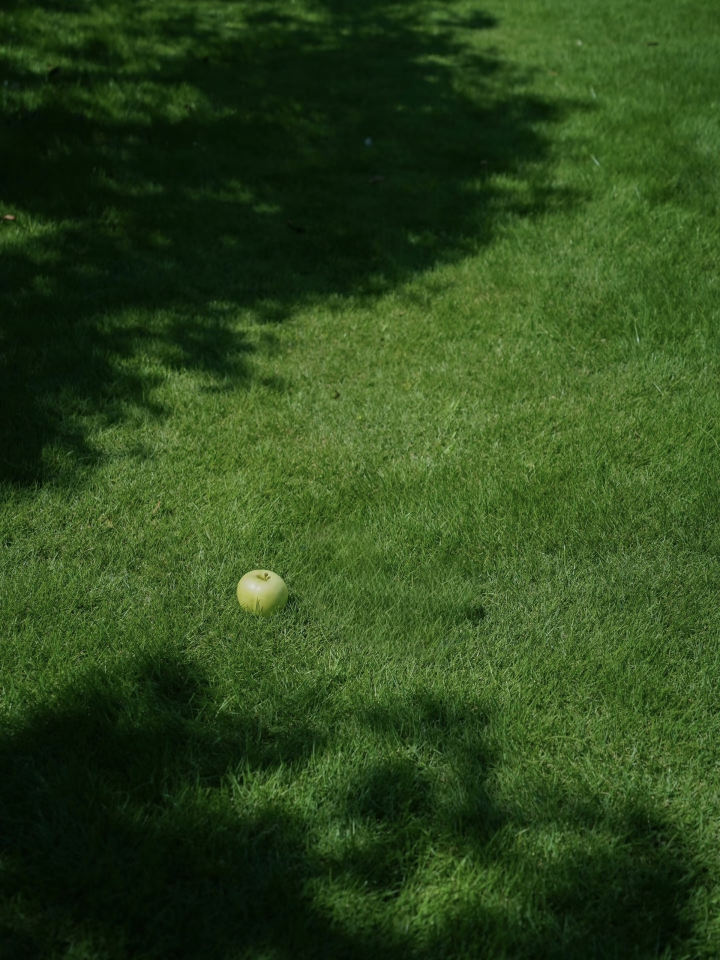
#> input picture 算法组/Week2/yuanjiaxin/yuanjiaxin/data/img1.jpg, 1440 x 1920 px, found by its file name (shown at 1/2 size)
$ python task3_color_detect.py
#> lines starting #> are read from the running program, lines starting #| are printed output that depends on the picture; after the words box and inside, x2 and y2 are one past the last pixel; in counts of white or black regions, pixels touching at a corner belong together
import numpy as np
import cv2 as cv

def detect_and_draw(img_name, lower_color, upper_color, min_area, out_prefix):
#> called with img_name = 'img1.jpg', lower_color = array of shape (3,), upper_color = array of shape (3,), min_area = 5000, out_prefix = 'img1'
    img = cv.imread(f"data/images/{img_name}")
#> img is the input picture: shape (1920, 1440, 3); mean B, G, R 27.6, 70.3, 44.9
    if img is None:
        print(f"{img_name} 读取失败")
        return

    hsv = cv.cvtColor(img, cv.COLOR_BGR2HSV)
#> hsv: shape (1920, 1440, 3); mean H, S, V 50.3, 167.1, 70.3
    mask = cv.inRange(hsv, lower_color, upper_color)
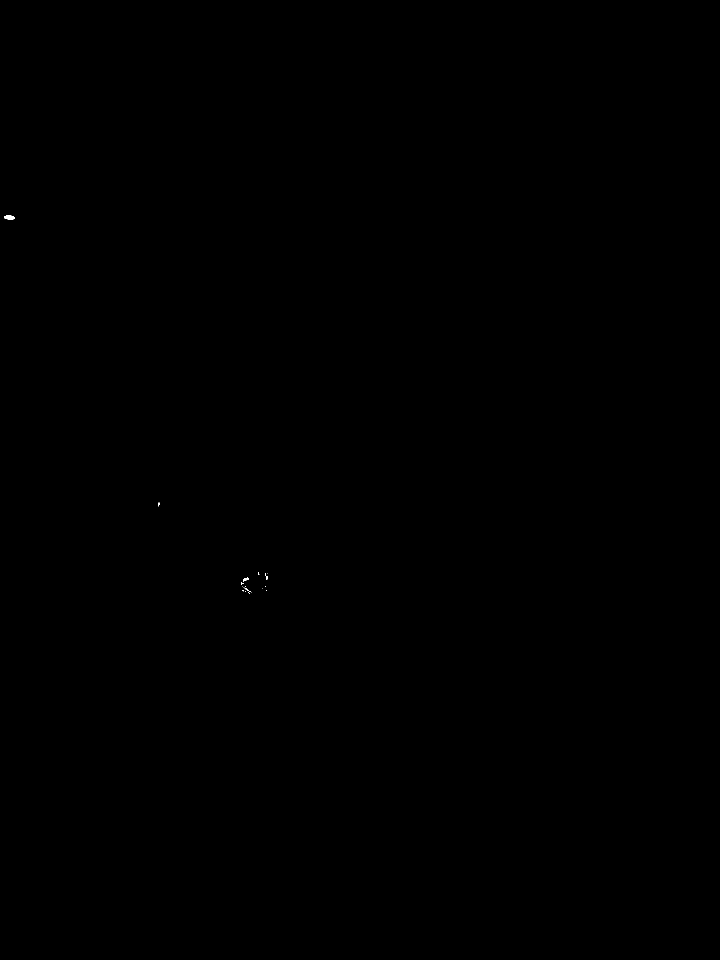
#> mask: shape (1920, 1440) (shown at 1/2 size); 0.01% white; 17 white regions (13 under 20 px), largest, box (x1, y1, x2, y2) and area: (8, 431, 30, 439) 143, (486, 1154, 498, 1164) 57, (530, 1146, 536, 1160) 38, (487, 1174, 503, 1185) 31

    kernel = cv.getStructuringElement(cv.MORPH_RECT, (11, 11))
    mask = cv.morphologyEx(mask, cv.MORPH_OPEN, kernel)
#> mask: shape (1920, 1440); every value is 0
    mask = cv.morphologyEx(mask, cv.MORPH_CLOSE, kernel)

    contours, _ = cv.findContours(mask, cv.RETR_EXTERNAL, cv.CHAIN_APPROX_SIMPLE)
#> contours = []
    result = img.copy()

    for cnt in contours:
        area = cv.contourArea(cnt)
        if area > min_area:
            x, y, w, h = cv.boundingRect(cnt)
            cv.rectangle(result, (x, y), (x+w, y+h), (0, 0, 255), 2)
            cx, cy = x + w // 2, y + h // 2
            cv.circle(result, (cx, cy), 5, (255, 0, 0), -1)
            print(f"[{out_prefix}] 找到目标：面积={area:.1f}, 中心点=({cx}, {cy})")
#> this loop made 0 passes

    cv.imwrite(f"outputs/task3/{out_prefix}_mask.png", mask)
    cv.imwrite(f"outputs/task3/{out_prefix}_result.png", result)

if __name__ == "__main__":
    # 测试图1：提取棕黄色
    detect_and_draw("img1.jpg", np.array([10, 50, 50]), np.array([30, 255, 255]), 5000, "img1")

    # 测试图2：提取黄色
    detect_and_draw("img2.jpg", np.array([20, 100, 100]), np.array([35, 255, 255]), 1000, "img2")
#> call 2 of detect_and_draw, with img_name = 'img2.jpg', lower_color = array of shape (3,), upper_color = array of shape (3,), min_area = 1000, out_prefix = 'img2'
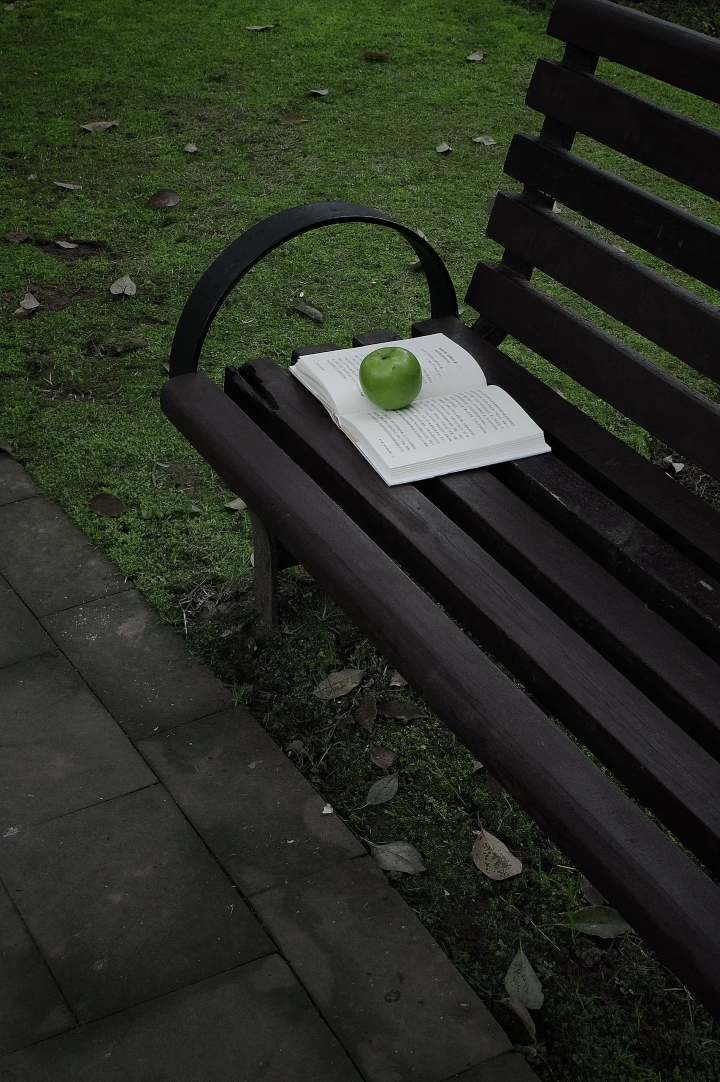
#> input picture 算法组/Week2/yuanjiaxin/yuanjiaxin/data/img2.jpg, 720 x 1082 px, found by its file name
#> in detect_and_draw, img is the input picture: shape (1082, 720, 3); mean B, G, R 34.5, 45.3, 40.5
#> in detect_and_draw (call 2), `hsv = cv.cvtColor(img, cv.COLOR_BGR2HSV)`: hsv: shape (1082, 720, 3); mean H, S, V 64.5, 66.1, 46
#> in detect_and_draw (call 2), `mask = cv.inRange(hsv, lower_color, upper_color)`: mask: shape (1082, 720); every value is 0

    # 测试图3：提取绿色
    detect_and_draw("img3.jpg", np.array([35, 43, 46]), np.array([85, 255, 255]), 5000, "img3")
#> call 3 of detect_and_draw, with img_name = 'img3.jpg', lower_color = array of shape (3,), upper_color = array of shape (3,), min_area = 5000, out_prefix = 'img3'
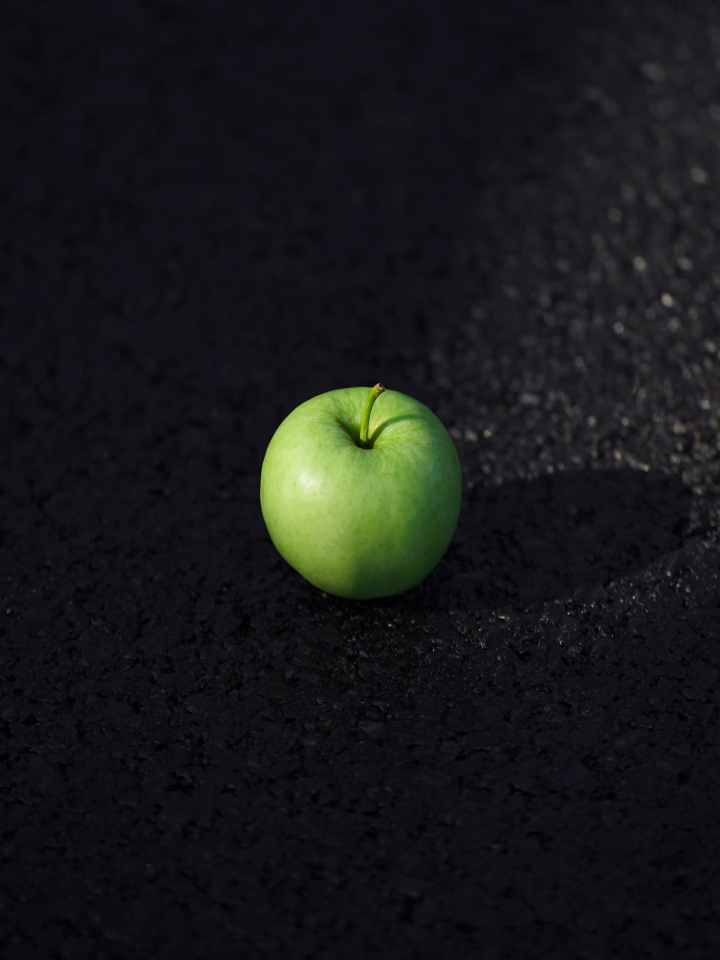
#> input picture 算法组/Week2/yuanjiaxin/img3.jpg, 1440 x 1920 px, found by its file name (shown at 1/2 size)
#> in detect_and_draw, img is the input picture: shape (1920, 1440, 3); mean B, G, R 25.5, 24.4, 23.4
#> in detect_and_draw (call 3), `hsv = cv.cvtColor(img, cv.COLOR_BGR2HSV)`: hsv: shape (1920, 1440, 3); mean H, S, V 118.6, 68.5, 29.4
#> in detect_and_draw (call 3), `mask = cv.inRange(hsv, lower_color, upper_color)`:
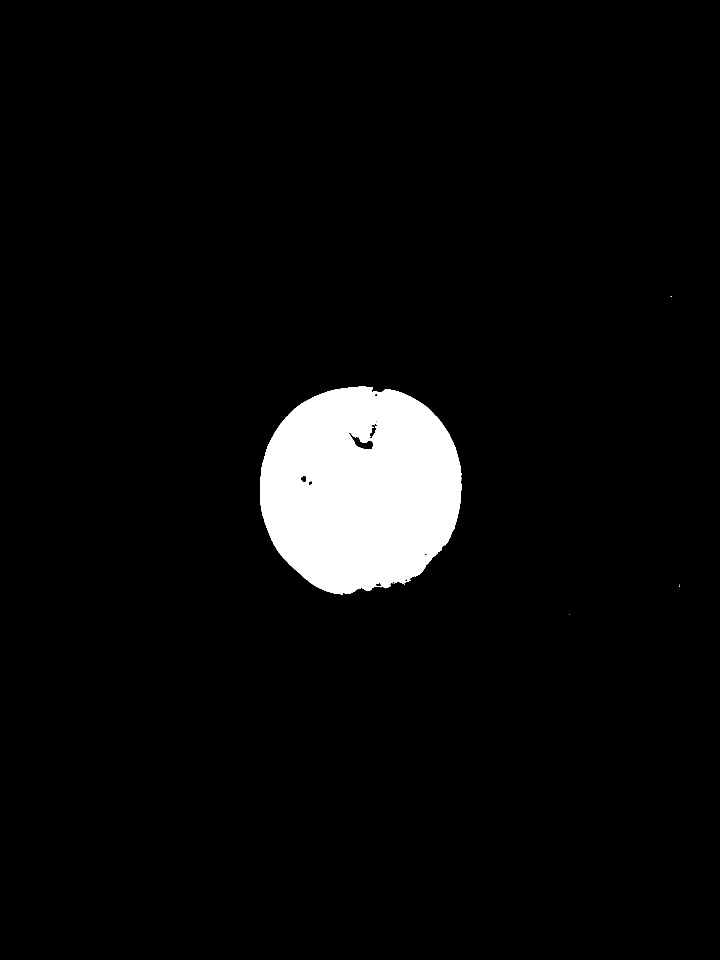
#> mask: shape (1920, 1440) (shown at 1/2 size); 4.8% white; 10 white regions (9 under 20 px), largest, box (x1, y1, x2, y2) and area: (520, 773, 923, 1190) 131427
#> in detect_and_draw (call 3), `mask = cv.morphologyEx(mask, cv.MORPH_OPEN, kernel)`: mask: shape (1920, 1440); 4.7% white; 1 white region, box (x1, y1, x2, y2) and area: (520, 773, 923, 1188) 130967
#> in detect_and_draw (call 3), `mask = cv.morphologyEx(mask, cv.MORPH_CLOSE, kernel)`: mask: shape (1920, 1440); 4.8% white; 1 white region
#> in detect_and_draw (call 3), `contours, _ = cv.findContours(mask, cv.RETR_EXTERNAL, cv.CHAIN_APPROX_..`: contours = 1 contour; box (x1, y1, x2, y2) and area: (520, 773, 923, 1188) 131603
#> the loop in detect_and_draw (call 3), `for cnt in contours:` made 1 pass
#> (area, x, y, w, h, cx, cy) on pass 1: (131603, 520, 773, 403, 415, 721, 980)
#| [img3] 找到目标：面积=131603.0, 中心点=(721, 980)
#> after the loop in detect_and_draw (call 3), `for cnt in contours:`:
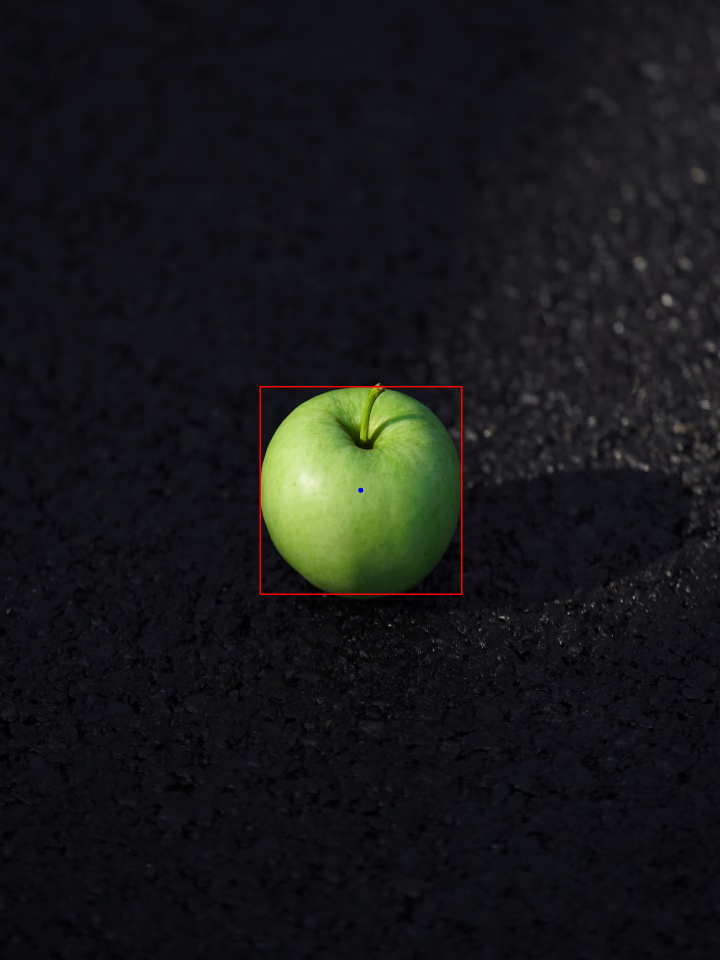
#> result: shape (1920, 1440, 3) (shown at 1/2 size); 0.18% of pixels changed, all inside (x1, y1, x2, y2) = (519, 772, 925, 1190)
